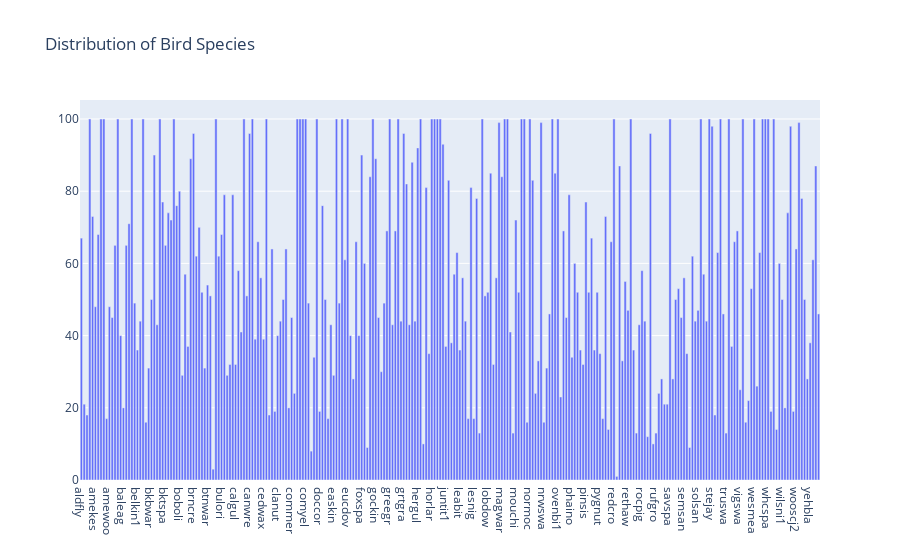

Here is the notebook cell this chart was saved with:
### Code cell
fig = go.Figure(data=[
    go.Bar(y=list(birds_count.values()), x=list(birds_count.keys()))
])

fig.update_layout(title='Distribution of Bird Species')
fig.show()

### Figure 1 — Plotly figure (JSON) as saved in the notebook; plotly's stock layout.template omitted (floating-point values rounded to 4 significant figures; data arrays with more than 128 entries replaced by an {"elided": "..."} marker saying what was removed)
{"data": [{"type": "bar", "x": {"elided": "264 str values"}, "y": {"elided": "264 int values"}}], "layout": {"autosize": true, "title": {"text": "Distribution of Bird Species"}, "xaxis": {"autorange": true, "range": [-0.5, 263.5], "type": "category"}, "yaxis": {"autorange": true, "range": [0, 105.3], "type": "linear"}}}
